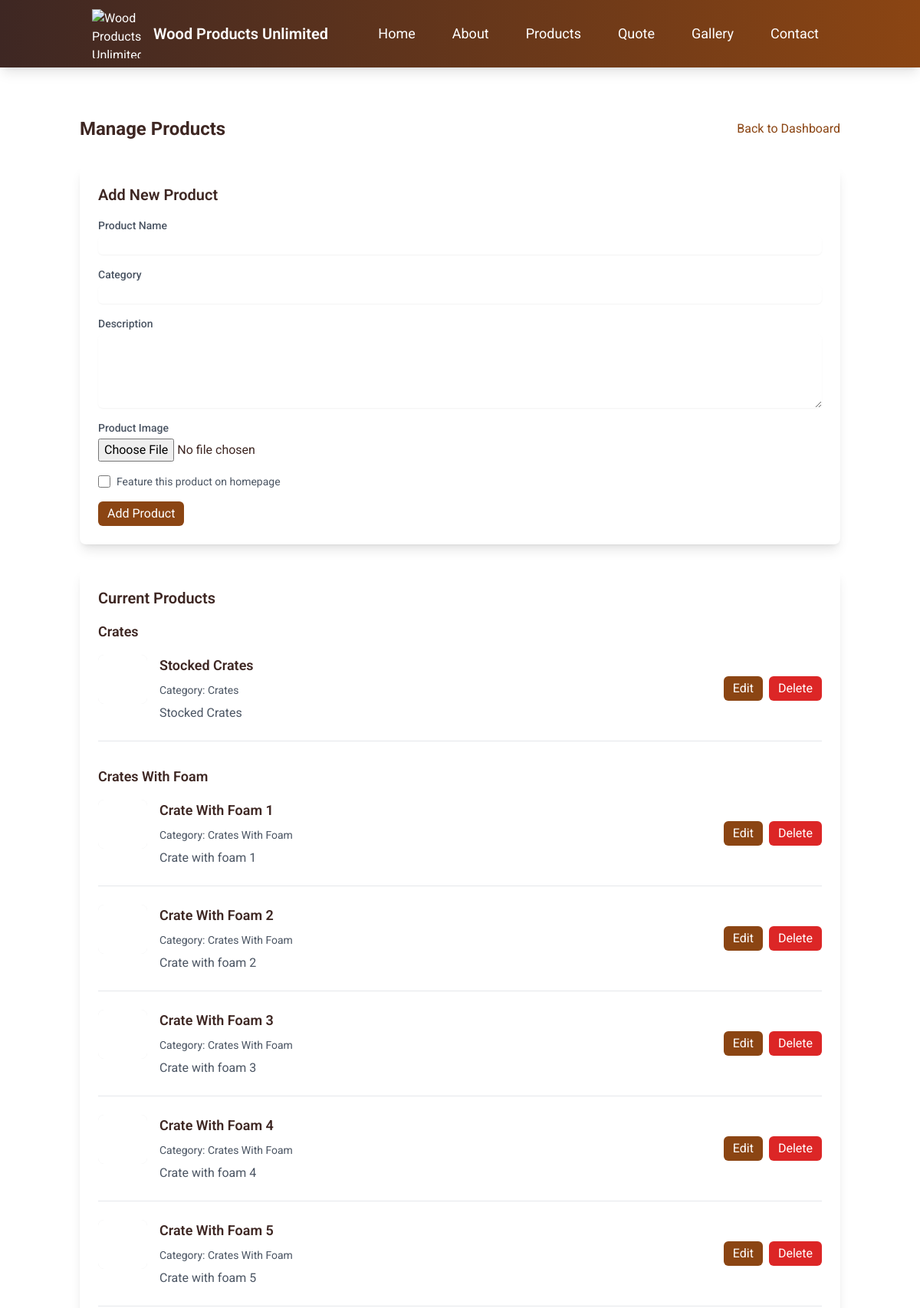
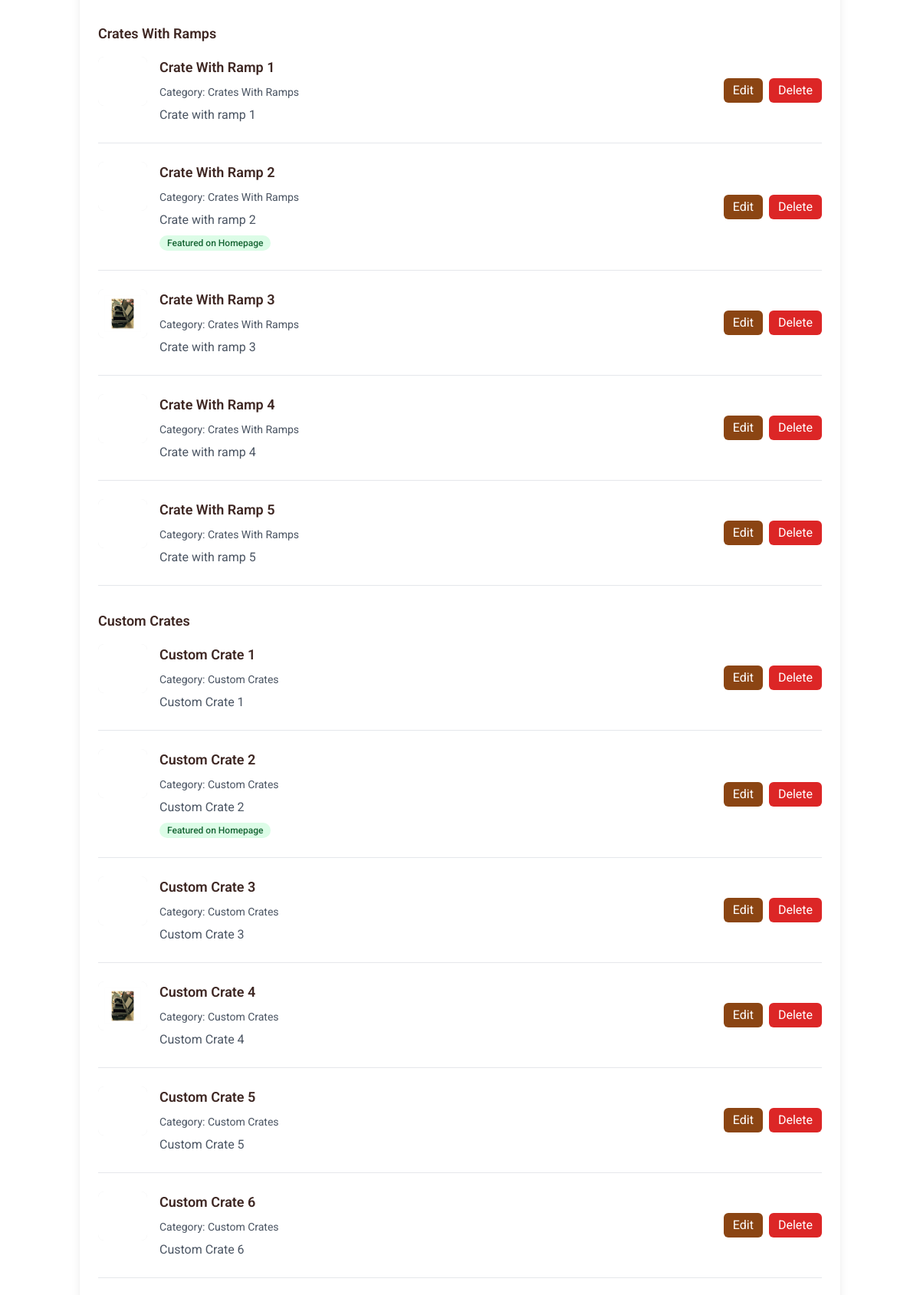
Screenshot of /admin/products/ (signed in, upper part) with the database file from the repository (2 pictures, top to bottom).
### models.py (models this page shows)
class Product(db.Model):
    id = db.Column(db.Integer, primary_key=True)
    name = db.Column(db.String(100), nullable=False)
    description = db.Column(db.Text, nullable=False)
    category = db.Column(db.String(50), nullable=False)
    package_type = db.Column(db.String(50), nullable=True)  # Added package_type field
    image_url = db.Column(db.String(200), nullable=False)
    price = db.Column(db.Float, nullable=False)
    is_featured = db.Column(db.Boolean, default=False)  # Added is_featured field
    created_at = db.Column(db.DateTime, default=datetime.utcnow)

### routes/admin/product_routes.py (the view, shortened to what this page needs)
@products_bp.route('/', methods=['GET', 'POST'])
@login_required
@log_route_access('admin_products')
@handle_exceptions
def products():
    try:
        current_app.logger.debug('Fetching all products from database')
        products = Product.query.all()
        current_app.logger.debug(f'Found {len(products)} products')
        try:
            categorized_products = {}
            uncategorized_products = []
            categories = set()
            for product in products:
                if product.category and product.category.strip():
                    categories.add(product.category.strip())
            sorted_categories = sorted(categories)
            for product in products:
                if product.category and product.category.strip():
                    category = product.category.strip()
                    if category not in categorized_products:
                        categorized_products[category] = []
                    categorized_products[category].append(product)
                else:
                    uncategorized_products.append(product)
            current_app.logger.debug(f'Successfully categorized {len(products)} products into {len(sorted_categories)} categories')
            return render_template('admin/products.html',
                                products=products,
                                sorted_categories=sorted_categories,
                                categorized_products=categorized_products,
                                uncategorized_products=uncategorized_products)
        except Exception as category_error:
            current_app.logger.error(f'Error categorizing products: {str(category_error)}')
            return render_template('admin/products.html',
                                products=products,
                                sorted_categories=[],
                                categorized_products={},
                                uncategorized_products=products)
    except Exception as e:
        current_app.logger.error(f'Error in admin products route: {str(e)}')
        current_app.logger.exception('Full traceback:')
        flash('Error loading products. Please try again later.', 'error')
        return render_template('errors/500.html'), 500

### app.py (called while the page is built)
@login_manager.user_loader
def load_user(user_id):
    from models import Admin
    return Admin.query.get(int(user_id))

### routes/admin/routes.py (called while the page is built)
@admin.before_request
def verify_admin():
    if not current_user.is_authenticated:
        current_app.logger.warning(
            f'Unauthorized dashboard access attempt from {request.remote_addr}'
        )
        flash('Please log in to access the admin dashboard', 'error')
        return redirect(url_for('auth.login'))

@admin.before_request
def verify_db():
    try:
        db.session.query(Admin).first()
    except Exception as e:
        current_app.logger.error(f'Database connection error: {str(e)}')
        return render_template('errors/500.html'), 500

@admin.before_request
def log_request_info():
    current_app.logger.debug(
        'Admin Route Request:\n'
        f'Path: {request.path}\n'
        f'Method: {request.method}\n'
        f'User: {current_user.username if not current_user.is_anonymous else "anonymous"}\n'
        f'IP: {request.remote_addr}\n'
        f'User Agent: {request.user_agent.string}')

### routes/utils/error_handlers.py (called while the page is built)
def log_route_access(route_name: str) -> Callable:
    def decorator(f: Callable) -> Callable:
        @wraps(f)
        def wrapper(*args: Any, **kwargs: Any) -> Any:
            access_details = {
                'route': route_name,
                'user': current_user.username if not current_user.is_anonymous else 'anonymous',
                'method': request.method,
                'url': request.url,
                'ip': request.remote_addr,
                'user_agent': request.user_agent.string
            }
            current_app.logger.info(
                'Route access: %(route)s\nUser: %(user)s\nMethod: %(method)s\nURL: %(url)s\nIP: %(ip)s\nUser Agent: %(user_agent)s',
                access_details
            )
            return f(*args, **kwargs)
        return wrapper
    return decorator

### templates/admin/products.html (shortened to what this page needs)
{% extends "base.html" %}
{% block content %}
<div class="container mx-auto px-4 py-16">
    <div class="max-w-6xl mx-auto">
        <div class="flex justify-between items-center mb-8">
            <h1 class="text-2xl font-bold">Manage Products</h1>
            <a href="{{ url_for('admin.dashboard') }}" class="text-wood-brown hover:text-wood-dark">Back to Dashboard</a>
        </div>
        <div class="bg-white rounded-lg shadow-lg p-6 mb-8">
            <h2 class="text-xl font-semibold mb-4">Add New Product</h2>
            <form method="POST" action="{{ url_for('admin.admin_products.products') }}" class="space-y-4" enctype="multipart/form-data">
                <div>
                    <label for="name" class="block text-sm font-medium text-gray-600">Product Name</label>
                    <input type="text" id="name" name="name" required
                           class="mt-1 block w-full rounded-md border-gray-300 shadow-sm">
                </div>
                <div>
                    <label for="category" class="block text-sm font-medium text-gray-600">Category</label>
                    <input type="text" id="category" name="category" required
                           class="mt-1 block w-full rounded-md border-gray-300 shadow-sm">
                </div>
                <div>
                    <label for="description" class="block text-sm font-medium text-gray-600">Description</label>
                    <textarea id="description" name="description" rows="4" required
                              class="mt-1 block w-full rounded-md border-gray-300 shadow-sm"></textarea>
                </div>
                <div>
                    <label for="image" class="block text-sm font-medium text-gray-600">Product Image</label>
                    <input type="file" id="image" name="image" accept="image/*"
                           class="mt-1 block w-full">
                </div>
                <div class="flex items-center">
                    <input type="checkbox" id="is_featured" name="is_featured"
                           class="h-4 w-4 text-wood-brown border-gray-300 rounded">
                    <label for="is_featured" class="ml-2 block text-sm text-gray-600">
                        Feature this product on homepage
                    </label>
                </div>
                <button type="submit" class="bg-wood-brown text-white px-3 py-1 rounded-md hover:bg-wood-dark">Add Product</button>
            </form>
        </div>
        <div class="bg-white rounded-lg shadow-lg p-6">
            <h2 class="text-xl font-semibold mb-4">Current Products</h2>
            {% for category in sorted_categories %}
            <div class="mb-8">
                <h3 class="text-lg font-semibold mb-4 text-wood-dark">{{ category }}</h3>
                <div class="space-y-6">
                    {% for product in categorized_products[category]|sort(attribute='name') %}
                    <div class="border-b border-gray-200 pb-6">
                        <div class="flex items-center justify-between">
                            <div class="flex items-start space-x-4">
                                {% if product.image_url %}
                                <div class="relative w-16 h-16 flex-shrink-0 bg-gray-100 rounded-lg overflow-hidden">
                                    <img src="{{ product.image_url.variants.thumbnail if product.image_url is mapping else product.image_url }}"
                                         alt="{{ product.name }}"
                                         class="absolute inset-0 w-full h-full object-contain bg-white p-1"
                                         loading="lazy"
                                         decoding="async">
                                </div>
                                {% endif %}
                                <div>
                                    <h3 class="text-lg font-semibold mb-2">{{ product.name }}</h3>
                                    <p class="text-sm text-gray-600 mb-2">Category: {{ product.category }}</p>
                                    <p class="text-gray-600">{{ product.description }}</p>
                                    {% if product.is_featured %}
                                    <span class="inline-flex items-center px-2.5 py-0.5 rounded-full text-xs font-medium bg-green-100 text-green-800 mt-2">
                                        Featured on Homepage
                                    </span>
                                    {% endif %}
                                </div>
                            </div>
                            <div class="flex space-x-2 ml-4">
                                <a href="{{ url_for('admin.admin_products.edit_product', id=product.id) }}"
                                   class="bg-wood-brown text-white px-3 py-1 rounded-md hover:bg-wood-dark">Edit</a>
                                <form method="POST" action="{{ url_for('admin.admin_products.delete_product', id=product.id) }}" class="inline">
                                    <button type="submit"
                                            class="bg-red-600 text-white px-3 py-1 rounded-md hover:bg-red-700"
                                            onclick="return confirm('Are you sure you want to delete this product?')">Delete</button>
                                </form>
                            </div>
                        </div>
                    </div>
                    {% endfor %}
                </div>
            </div>
            {% endfor %}
        </div>
    </div>
</div>
{% endblock %}

### rows the page displays
Product: category "Crates", image_url.variants (picture), name "Stocked Crates", description "Stocked Crates"
Product: category "Crates With Foam", image_url.variants (picture), name "Crate With Foam 1", description "Crate with foam 1"
Product: image_url.variants (picture), name "Crate With Foam 2", category "Crates With Foam", description "Crate with foam 2"
Product: image_url.variants (picture), name "Crate With Foam 3", category "Crates With Foam", description "Crate with foam 3"
Product: image_url.variants (picture), name "Crate With Foam 4", category "Crates With Foam", description "Crate with foam 4"
Product: image_url.variants (picture), name "Crate With Foam 5", category "Crates With Foam", description "Crate with foam 5"
Product: category "Crates With Ramps", image_url.variants (picture), name "Crate With Ramp 1", description "Crate with ramp 1"
Product: image_url.variants (picture), name "Crate With Ramp 2", category "Crates With Ramps", description "Crate with ramp 2", is_featured "Featured on Homepage"
Product: image_url.variants (picture), name "Crate With Ramp 3", category "Crates With Ramps", description "Crate with ramp 3"
Product: image_url.variants (picture), name "Crate With Ramp 4", category "Crates With Ramps", description "Crate with ramp 4"
Product: image_url.variants (picture), name "Crate With Ramp 5", category "Crates With Ramps", description "Crate with ramp 5"
Product: category "Custom Crates", image_url.variants (picture), name "Custom Crate 1", description "Custom Crate 1"
Product: image_url.variants (picture), name "Custom Crate 2", category "Custom Crates", description "Custom Crate 2", is_featured "Featured on Homepage"
Product: image_url.variants (picture), name "Custom Crate 3", category "Custom Crates", description "Custom Crate 3"
Product: image_url.variants (picture), name "Custom Crate 4", category "Custom Crates", description "Custom Crate 4"
Product: image_url.variants (picture), name "Custom Crate 5", category "Custom Crates", description "Custom Crate 5"
Product: image_url.variants (picture), name "Custom Crate 6", category "Custom Crates", description "Custom Crate 6"
